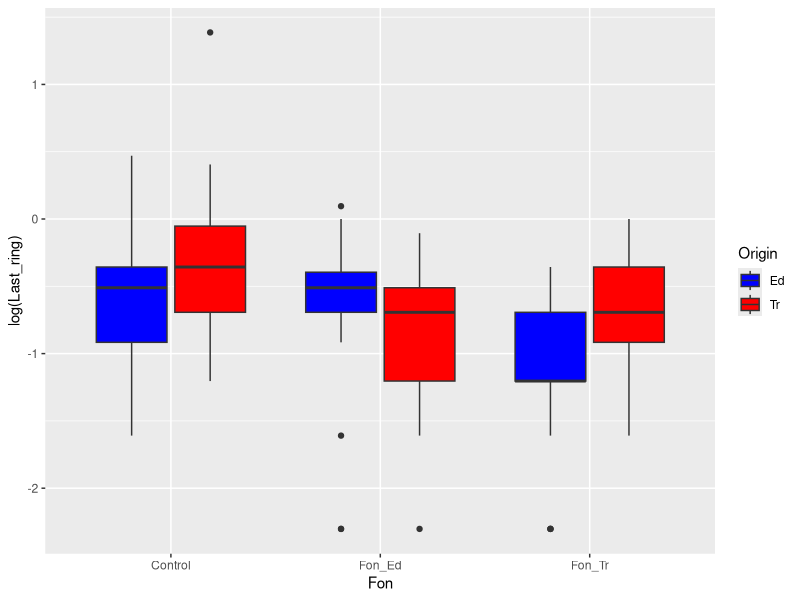

R code for this plot: (Note: this script raises an error after producing the figure.)
library(ggplot2)
library(readxl)
library(dplyr)
library(cowplot)




myt_aq <- read_excel("Data/Mytred_2020_growth.xlsx", sheet = "Growth for STAT", na = "NA")
str(myt_aq)


myt_aq$Origin <- ifelse(myt_aq$Species == "Edulis", "Ed", "Tr")

myt_aq_full <- myt_aq %>% filter(!is.na(Init.Size)) %>% filter(Status == "Alive")



myt_fon <- read_excel("Data/Mytred_2020_growth.xlsx", sheet = "Background mussels", na = "NA")

myt_fon <- myt_fon %>% mutate(Prop_T = T_alive/(T_alive + E_alive))


myt <- merge(myt_aq_full, myt_fon, by = "Cage")

myt <- myt %>% filter(!is.na(Last_ring))

is.na(myt$Last_ring)




# Прирост от последнего кольца первичные данные
ggplot(myt_aq_full, aes(x = Fon, y = log(Last_ring), fill = Origin)) + 
  geom_boxplot() +
  scale_fill_manual(values = c("blue", "red"))

Mod_growth <- lm(Last_ring ~ Prop_T*Origin + Init.Size, data = myt)

# plot(Mod_growth)

summary(Mod_growth)


myt_aq_full %>% filter(Fon == "Control") %>% group_by(Origin) %>% summarise(Mean_last_ring = mean(Last_ring, na.rm = T))

ggplot(myt, aes(x = Prop_T, y = log(Last_ring + 1), color = Origin)) + 
  geom_point() +
  scale_color_manual(values = c("blue", "red")) + geom_smooth(method = "lm") + geom_hline(yintercept = )
